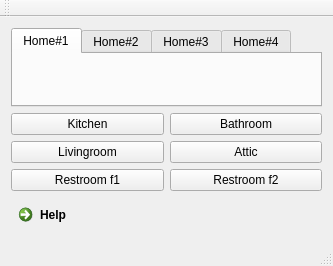
<?xml version="1.0" encoding="UTF-8"?>
<ui version="4.0">
 <class>MainWindow</class>
 <widget class="QMainWindow" name="MainWindow">
  <property name="geometry">
   <rect>
    <x>0</x>
    <y>0</y>
    <width>333</width>
    <height>266</height>
   </rect>
  </property>
  <property name="minimumSize">
   <size>
    <width>333</width>
    <height>266</height>
   </size>
  </property>
  <property name="maximumSize">
   <size>
    <width>333</width>
    <height>266</height>
   </size>
  </property>
  <property name="windowTitle">
   <string>Smart h1-4</string>
  </property>
  <widget class="QWidget" name="centralWidget">
   <layout class="QGridLayout" name="gridLayout">
    <item row="0" column="0">
     <widget class="QTabWidget" name="tabWidget">
      <property name="currentIndex">
       <number>0</number>
      </property>
      <widget class="QWidget" name="tab">
       <attribute name="title">
        <string>Home#1</string>
       </attribute>
       <layout class="QHBoxLayout" name="horizontalLayout_2"/>
      </widget>
      <widget class="QWidget" name="tab_2">
       <attribute name="title">
        <string>Home#2</string>
       </attribute>
       <layout class="QHBoxLayout" name="horizontalLayout_3"/>
      </widget>
      <widget class="QWidget" name="tab_3">
       <attribute name="title">
        <string>Home#3</string>
       </attribute>
       <layout class="QHBoxLayout" name="horizontalLayout_4"/>
      </widget>
      <widget class="QWidget" name="tab_4">
       <attribute name="title">
        <string>Home#4</string>
       </attribute>
       <layout class="QHBoxLayout" name="horizontalLayout_5"/>
      </widget>
     </widget>
    </item>
    <item row="1" column="0">
     <layout class="QHBoxLayout" name="horizontalLayout_6">
      <item>
       <layout class="QVBoxLayout" name="verticalLayout">
        <item>
         <widget class="QPushButton" name="pushButton">
          <property name="text">
           <string>Kitchen</string>
          </property>
         </widget>
        </item>
        <item>
         <widget class="QPushButton" name="pushButton_2">
          <property name="text">
           <string>Livingroom</string>
          </property>
         </widget>
        </item>
        <item>
         <widget class="QPushButton" name="pushButton_3">
          <property name="text">
           <string>Restroom f1</string>
          </property>
         </widget>
        </item>
       </layout>
      </item>
      <item>
       <layout class="QVBoxLayout" name="verticalLayout_2">
        <item>
         <widget class="QPushButton" name="pushButton_4">
          <property name="text">
           <string>Bathroom</string>
          </property>
         </widget>
        </item>
        <item>
         <widget class="QPushButton" name="pushButton_5">
          <property name="text">
           <string>Attic</string>
          </property>
         </widget>
        </item>
        <item>
         <widget class="QPushButton" name="pushButton_6">
          <property name="text">
           <string>Restroom f2</string>
          </property>
         </widget>
        </item>
       </layout>
      </item>
     </layout>
    </item>
    <item row="2" column="0">
     <layout class="QHBoxLayout" name="horizontalLayout">
      <item>
       <widget class="QCommandLinkButton" name="commandLinkButton">
        <property name="text">
         <string>Help</string>
        </property>
       </widget>
      </item>
      <item>
       <layout class="QGridLayout" name="gridLayout_3"/>
      </item>
      <item>
       <layout class="QGridLayout" name="gridLayout_4"/>
      </item>
     </layout>
    </item>
   </layout>
  </widget>
  <widget class="QToolBar" name="mainToolBar">
   <attribute name="toolBarArea">
    <enum>TopToolBarArea</enum>
   </attribute>
   <attribute name="toolBarBreak">
    <bool>false</bool>
   </attribute>
  </widget>
  <widget class="QStatusBar" name="statusBar"/>
  <widget class="QMenuBar" name="menuBar">
   <property name="geometry">
    <rect>
     <x>0</x>
     <y>0</y>
     <width>333</width>
     <height>22</height>
    </rect>
   </property>
  </widget>
 </widget>
 <layoutdefault spacing="6" margin="11"/>
 <resources/>
 <connections/>
</ui>
